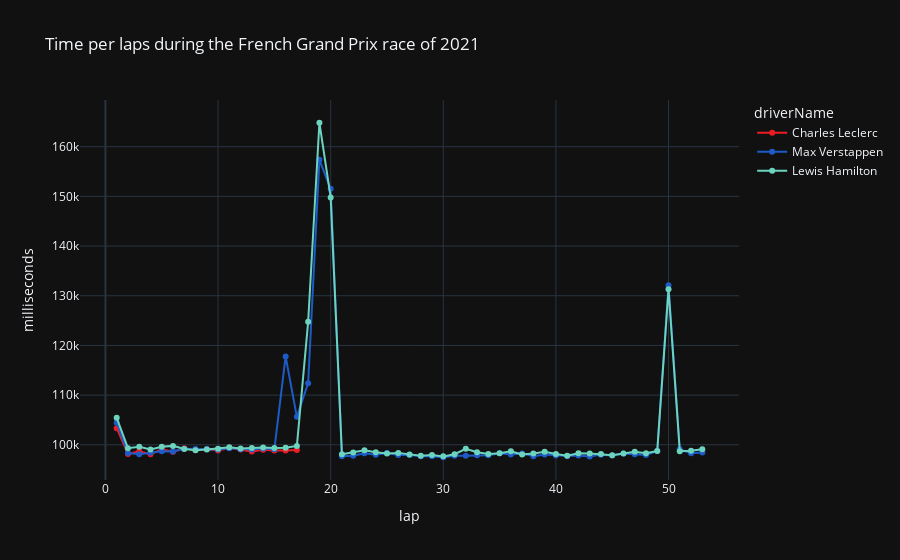

Notebook source saved alongside this figure:
### Code cell
fig = px.line(df_focus_on_race,
              x='lap',
              y='milliseconds',
              markers=True,
              color='driverName',
              color_discrete_map=drivers_color_map,
              title=f'Time per laps during the {focusedRace} race of {year}')
fig.show()

### Figure 1 — Plotly figure (JSON) as saved in the notebook; plotly's stock layout.template omitted (floating-point values rounded to 4 significant figures)
{"data": [{"hovertemplate": "driverName=Charles Leclerc<br>lap=%{x}<br>milliseconds=%{y}<extra></extra>", "legendgroup": "Charles Leclerc", "line": {"color": "#ED1C24", "dash": "solid"}, "marker": {"symbol": "circle"}, "mode": "lines+markers", "name": "Charles Leclerc", "orientation": "v", "showlegend": true, "x": [1, 2, 3, 4, 5, 6, 7, 8, 9, 10, 11, 12, 13, 14, 15, 16, 17], "xaxis": "x", "y": [103351, 98127, 98699, 98088, 99097, 98610, 99288, 98964, 99141, 98855, 99344, 99046, 98658, 99012, 98844, 98855, 98963], "yaxis": "y", "type": "scatter"}, {"hovertemplate": "driverName=Max Verstappen<br>lap=%{x}<br>milliseconds=%{y}<extra></extra>", "legendgroup": "Max Verstappen", "line": {"color": "#1E5BC6", "dash": "solid"}, "marker": {"symbol": "circle"}, "mode": "lines+markers", "name": "Max Verstappen", "orientation": "v", "showlegend": true, "x": [1, 2, 3, 4, 5, 6, 7, 8, 9, 10, 11, 12, 13, 14, 15, 16, 17, 18, 19, 20, 21, 22, 23, 24, 25, 26, 27, 28, 29, 30, 31, 32, 33, 34, 35, 36, 37, 38, 39, 40, 41, 42, 43, 44, 45, 46, 47, 48, 49, 50, 51, 52, 53], "xaxis": "x", "y": [104415, 98330, 98117, 98390, 98720, 98634, 99219, 99159, 99130, 99043, 99285, 99109, 99026, 99276, 99102, 117773, 105628, 112410, 157350, 151527, 97701, 97774, 98273, 98009, 98344, 97950, 97967, 97696, 97695, 97491, 97786, 97804, 97900, 97911, 98301, 98053, 98270, 97683, 98027, 97838, 97736, 97836, 97642, 98019, 97856, 98242, 98073, 97945, 98732, 132092, 99093, 98288, 98442], "yaxis": "y", "type": "scatter"}, {"hovertemplate": "driverName=Lewis Hamilton<br>lap=%{x}<br>milliseconds=%{y}<extra></extra>", "legendgroup": "Lewis Hamilton", "line": {"color": "#6CD3BF", "dash": "solid"}, "marker": {"symbol": "circle"}, "mode": "lines+markers", "name": "Lewis Hamilton", "orientation": "v", "showlegend": true, "x": [1, 2, 3, 4, 5, 6, 7, 8, 9, 10, 11, 12, 13, 14, 15, 16, 17, 18, 19, 20, 21, 22, 23, 24, 25, 26, 27, 28, 29, 30, 31, 32, 33, 34, 35, 36, 37, 38, 39, 40, 41, 42, 43, 44, 45, 46, 47, 48, 49, 50, 51, 52, 53], "xaxis": "x", "y": [105421, 99316, 99620, 99066, 99608, 99779, 99135, 98900, 99031, 99201, 99499, 99246, 99373, 99469, 99335, 99428, 99772, 124746, 164819, 149797, 98102, 98431, 98892, 98487, 98256, 98370, 98044, 97810, 97961, 97668, 98109, 99196, 98485, 98145, 98282, 98689, 98034, 98235, 98612, 98126, 97815, 98279, 98257, 98123, 97890, 98248, 98589, 98310, 98748, 131309, 98712, 98805, 99119], "yaxis": "y", "type": "scatter"}], "layout": {"xaxis": {"anchor": "y", "domain": [0.0, 1.0], "title": {"text": "lap"}}, "yaxis": {"anchor": "x", "domain": [0.0, 1.0], "title": {"text": "milliseconds"}}, "legend": {"title": {"text": "driverName"}, "tracegroupgap": 0}, "title": {"text": "Time per laps during the French Grand Prix race of 2021"}}}
